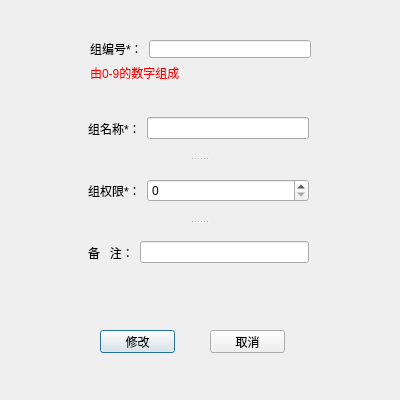
<?xml version="1.0" encoding="UTF-8"?>
<ui version="4.0">
 <class>ModGroupDialog</class>
 <widget class="QDialog" name="ModGroupDialog">
  <property name="geometry">
   <rect>
    <x>0</x>
    <y>0</y>
    <width>400</width>
    <height>400</height>
   </rect>
  </property>
  <property name="minimumSize">
   <size>
    <width>400</width>
    <height>400</height>
   </size>
  </property>
  <property name="maximumSize">
   <size>
    <width>400</width>
    <height>400</height>
   </size>
  </property>
  <property name="windowTitle">
   <string>Dialog</string>
  </property>
  <widget class="QPushButton" name="ptnMod">
   <property name="geometry">
    <rect>
     <x>100</x>
     <y>330</y>
     <width>75</width>
     <height>23</height>
    </rect>
   </property>
   <property name="text">
    <string>修改</string>
   </property>
  </widget>
  <widget class="QSplitter" name="splitter">
   <property name="geometry">
    <rect>
     <x>88</x>
     <y>100</y>
     <width>221</width>
     <height>181</height>
    </rect>
   </property>
   <property name="orientation">
    <enum>Qt::Vertical</enum>
   </property>
   <widget class="QWidget" name="layoutWidget_2">
    <layout class="QHBoxLayout" name="horizontalLayout">
     <item>
      <widget class="QLabel" name="label_2">
       <property name="text">
        <string>组名称*：</string>
       </property>
      </widget>
     </item>
     <item>
      <widget class="QLineEdit" name="edtGroupName"/>
     </item>
    </layout>
   </widget>
   <widget class="QWidget" name="layoutWidget_3">
    <layout class="QHBoxLayout" name="horizontalLayout_2" stretch="1,4">
     <item>
      <widget class="QLabel" name="label_5">
       <property name="text">
        <string>组权限*：</string>
       </property>
      </widget>
     </item>
     <item>
      <widget class="QSpinBox" name="spbGroupRight">
       <property name="maximum">
        <number>1048576</number>
       </property>
      </widget>
     </item>
    </layout>
   </widget>
   <widget class="QWidget" name="layoutWidget_6">
    <layout class="QHBoxLayout" name="horizontalLayout_4">
     <item>
      <widget class="QLabel" name="label_3">
       <property name="text">
        <string>备   注：</string>
       </property>
      </widget>
     </item>
     <item>
      <widget class="QLineEdit" name="edtGroupComments"/>
     </item>
    </layout>
   </widget>
  </widget>
  <widget class="QPushButton" name="ptnCancel">
   <property name="geometry">
    <rect>
     <x>210</x>
     <y>330</y>
     <width>75</width>
     <height>23</height>
    </rect>
   </property>
   <property name="text">
    <string>取消</string>
   </property>
  </widget>
  <widget class="QWidget" name="layoutWidget">
   <property name="geometry">
    <rect>
     <x>90</x>
     <y>40</y>
     <width>221</width>
     <height>41</height>
    </rect>
   </property>
   <layout class="QVBoxLayout" name="verticalLayout">
    <item>
     <layout class="QHBoxLayout" name="horizontalLayout_6">
      <item>
       <widget class="QLabel" name="label">
        <property name="text">
         <string>组编号*：</string>
        </property>
       </widget>
      </item>
      <item>
       <widget class="QLineEdit" name="edtGroupNo">
        <property name="dragEnabled">
         <bool>false</bool>
        </property>
        <property name="readOnly">
         <bool>false</bool>
        </property>
       </widget>
      </item>
     </layout>
    </item>
    <item>
     <widget class="QLabel" name="label_7">
      <property name="styleSheet">
       <string notr="true">color:red</string>
      </property>
      <property name="text">
       <string>由0-9的数字组成</string>
      </property>
     </widget>
    </item>
   </layout>
  </widget>
 </widget>
 <resources/>
 <connections/>
</ui>
